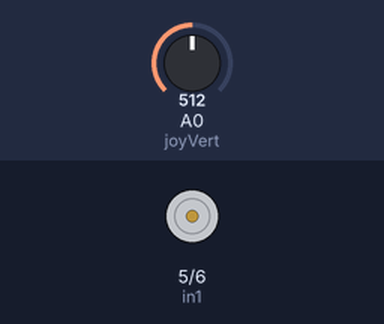
Simulated run of this sketch. Board: Arduino Uno, built with avr-gcc and run on an emulated ATmega328P. Shown: motor-driver pin pairs drawn as motors (green arrow = first pin HIGH = forward, orange = second pin HIGH = backward, longer = more drive, scaled by the enable pin). The inputs (shaded band) are chosen by the test bench; at power-on: A0 (joyVert) = 512.

Above: at 1.2 s.
1.3 s: A0 (joyVert) set to 478
2.8 s: A0 (joyVert) set to 446
At 3.1 s:
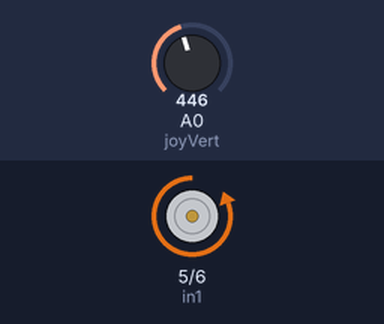
4.3 s: A0 (joyVert) set to 470
At 5.5 s:
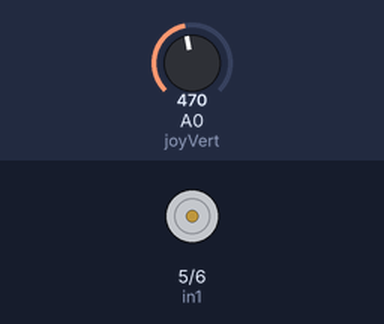
5.8 s: A0 (joyVert) set to 547
7.3 s: A0 (joyVert) set to 573
At 7.7 s:
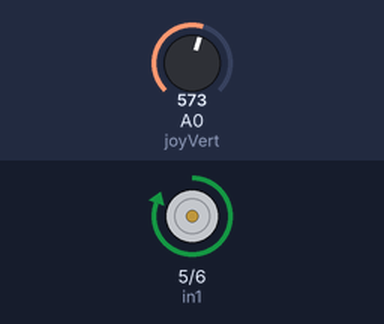
8.8 s: A0 (joyVert) set to 554
At 10.1 s:
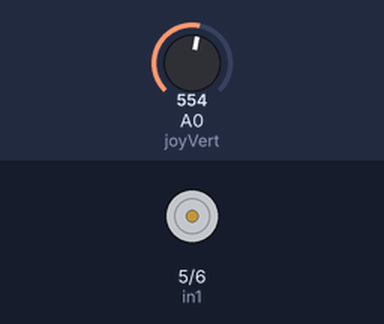
Timing chart, 0 to 11.3 s (numbered marks = the images above; inputs shaded):
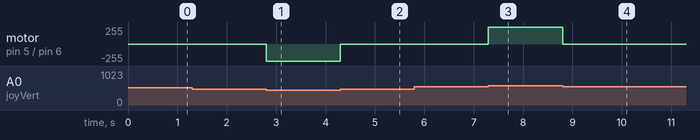

Measured:
- the behaviour switches between 460 and 459 on A0 (joyVert) (found by bisection; images 0 and 1)
- the behaviour switches between 564 and 565 on A0 (joyVert) (found by bisection; images 2 and 3)
- after the input at 1.3 s, every drawn part: stays the same
- after the input at 2.8 s, motor on pin 5 (in1) / pin 6 (in2): stopped → backward 255/255 at once
- after the input at 4.3 s, motor on pin 5 (in1) / pin 6 (in2): backward 255/255 → stopped at once
- after the input at 5.8 s, every drawn part: stays the same
- after the input at 7.3 s, motor on pin 5 (in1) / pin 6 (in2): stopped → forward 255/255 at once
- after the input at 8.8 s, motor on pin 5 (in1) / pin 6 (in2): forward 255/255 → stopped at once

The sketch:

Base_arm_1_test__armbot_.ino
```cpp
// Motor
int enA = 10;
int in1 = 5;
int in2 = 6;


// Joystick Input
int joyVert = A0; // Vertical

// Motor Speed Values - Start at zero

int MotorSpeed1 = 0;

// Joystick Values - Start at 512 (middle position)

int joyposVert = 512;
int joyposHorz = 512;


void setup()

{


  // Set all the motor control pins to outputs
  pinMode(enA, OUTPUT);
  pinMode(in1, OUTPUT);
  pinMode(in2, OUTPUT);

  // Start with motors disabled and direction forward

  // Motor A
  digitalWrite(enA, LOW);
  digitalWrite(in1, HIGH);
  digitalWrite(in2, LOW);

}

void loop() {


  // Read the Joystick X and Y positions
  joyposVert = analogRead(joyVert);

  // Determine if this is a forward or backward motion
  // Do this by reading the Verticle Value
  // Apply results to MotorSpeed and to Direction

  if (joyposVert < 460)
  {
    // This is Backward

    // Set Motor A backward

    digitalWrite(in1, LOW);
    digitalWrite(in2, HIGH);

    MotorSpeed1 = 255;

  } else if(joyposVert > 564){

    // Set Motor A forward

    digitalWrite(in1, HIGH);
    digitalWrite(in2, LOW);

    MotorSpeed1 = 255;
  }
    else
  {
    // This is Stopped

    MotorSpeed1 = 0;

  }


  // Adjust to prevent "buzzing" at very low speed

  if (MotorSpeed1 < 8)MotorSpeed1 = 0;

  // Set the motor speeds

  analogWrite(enA, MotorSpeed1);

}
```
